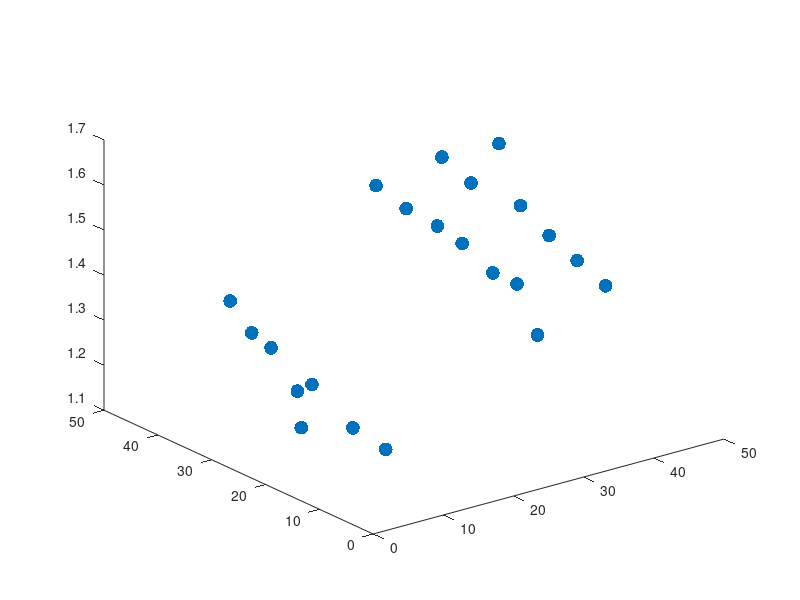

Write MATLAB code to recreate this figure. (Note: this script raises an error after producing the figure.)
clc
% High Salinity Resolution Trials
hs_waterMass = [81.1 55.4 55.6 69.1 38.0 56.6 58.4 60.6 89.7]; % [mL]
hs_saltMass = [0.8 0.8 1.0 1.6 1.0 1.9 2.0 2.3 3.8]; % [g]
hs_temp = 21.5 * ones(size(hs_waterMass)); % [C]
hs_vout = [1.86 1.98 2.04 2.10 2.11 2.13 2.12 2.15 2.18]; % [V]
hs_vin = [2.20 2.18 2.17 2.15 2.15 2.15 2.14 2.14 2.14]; % [V]

hs_salinity = 1000 * hs_saltMass ./ (hs_saltMass + hs_waterMass); % [ppt]
hs_gain = hs_vout ./ hs_vin;

% High Temp Resolution Trials
ht_waterMass = [81.1 81.1 81.1 81.1 81.1 56.6 56.6 56.6 56.6 89.7 89.7 89.7 89.7]; % [mL]
ht_saltMass = [0.8 0.8 0.8 0.8 0.8 1.9 1.9 1.9 1.9 3.8 3.8 3.8 3.8]; % [g]
ht_temp = [26.8 26.1 39.3 35.3 31.7 41.8 36.2 30.4 25.8 40.2 34.8 29.6 25.6]; % [C]
ht_vout = [1.88 1.75 2.04 1.98 1.96 2.23 2.20 2.19 2.17 2.27 2.23 2.40 2.23]; % [V]
ht_vin  = [1.53 1.52 1.50 1.51 1.51 1.48 1.48 1.48 1.48 1.47 1.47 1.47 1.47]; % [V]

ht_salinity = 1000 * ht_saltMass ./ (ht_saltMass + ht_waterMass); % [ppt]
ht_gain = ht_vout ./ ht_vin;

% Low temp resolution trials
lt_waterMass = [81.1 81.1 81.1 56.6 56.6 56.6 89.7 89.7 89.7]; % [mL]
lt_saltMass = [0.8 0.8 0.8 1.9 1.9 1.9 3.8 3.8 3.8]; % [g]
lt_temp = [10.4 16.5 24.1 11.8 15.6 20.1 9.8 15.1 20.3]; % [C]
lt_vout = [1.82 1.83 1.90 2.01 2.12 2.12 2.11 2.15 2.19]; % [V]
lt_vin = [1.53 1.52 1.51 1.50 1.48 1.48 1.48 1.48 1.48]; % [V]

lt_salinity = 1000 * lt_saltMass ./ (lt_saltMass + lt_waterMass); % [ppt]
lt_gain = lt_vout ./ lt_vin;

salinity = [ht_salinity lt_salinity];
temp = [ht_temp lt_temp];
gain = [ht_gain lt_gain];
%% griddata fit
figure(1)
clf
hold on
view(3)
scatter3(salinity, temp, gain, 'filled', 'SizeData', 100)
[X, Y] = meshgrid(linspace(min(salinity), max(salinity), 100), linspace(min(temp), max(temp), 100));
Z = griddata(salinity, temp, gain, X, Y, "cubic");
surf(X, Y, Z);

xlabel("Salinity [ppt]")
ylabel("Temp [C]")
zlabel("Gain")
hold off

%% trying to do polynomial fit here
% 2nd/3rd degree
figure(2)
clf
subplot(1, 2, 1);
hold on
view(3)
scatter3(salinity, temp, gain, 'filled', 'SizeData', 100);
[x,y,z] = meshgrid(linspace(min(salinity), max(salinity), 100), linspace(min(temp), max(temp), 100), linspace(min(gain), max(gain), 100));
[Zpoly23, gof23] = fit([salinity' temp'], gain', 'poly23')
plot(Zpoly23);
title("poly23")
xlabel("Salinity [ppt]")
ylabel("Temp [C]")
zlabel("Gain")


% 3rd/4th degree
subplot(1, 2, 2);
view(3)
scatter3(salinity, temp, gain, 'filled', 'SizeData', 100);
[x,y,z] = meshgrid(linspace(min(salinity), max(salinity), 100), linspace(min(temp), max(temp), 100), linspace(min(gain), max(gain), 100));
[Zpoly34, gof34] = fit([salinity' temp'], gain', 'poly34')
plot(Zpoly34);
title("poly34")
xlabel("Salinity [ppt]")
ylabel("Temp [C]")
zlabel("Gain")
hold off


